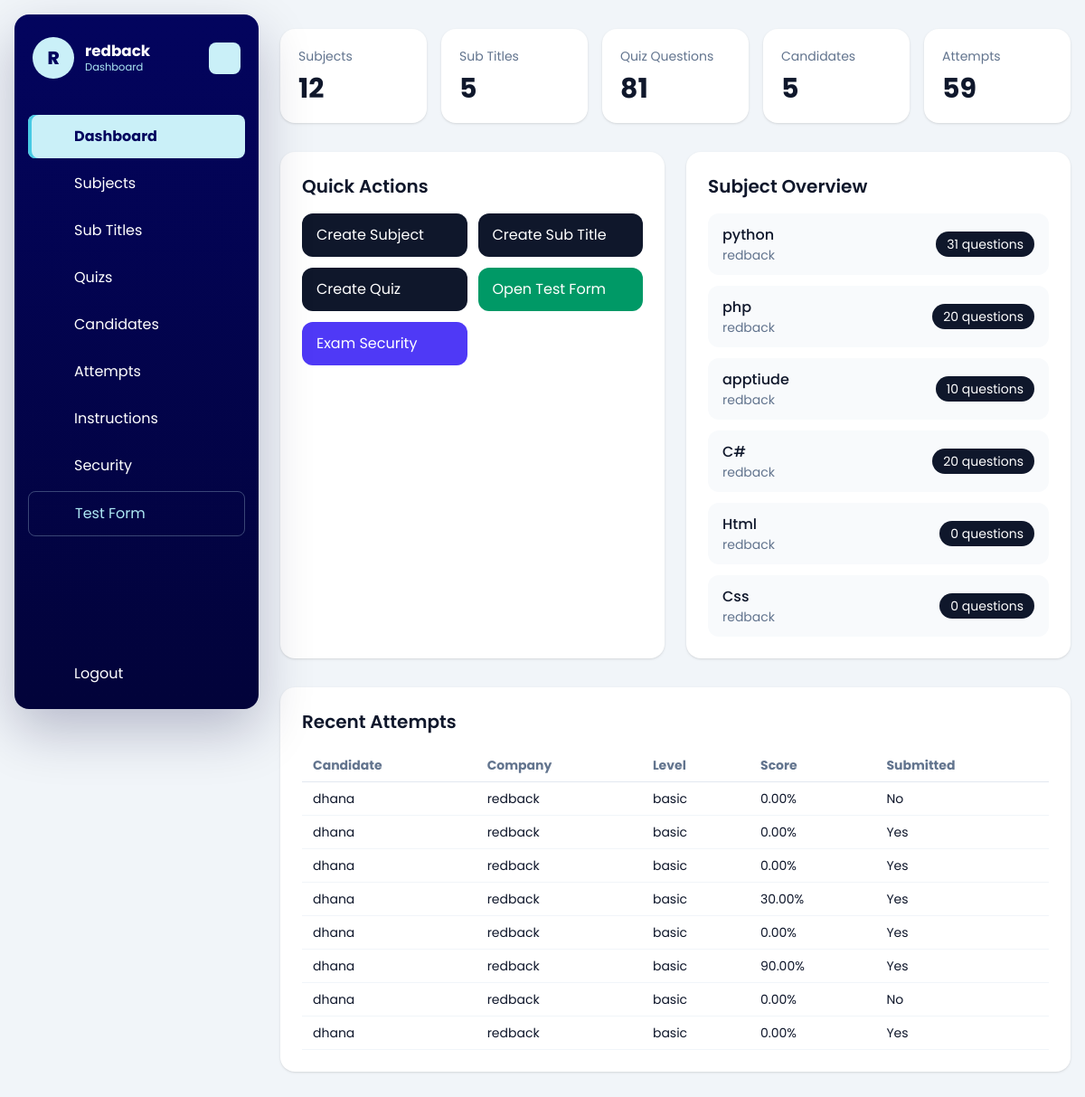
Page /dashboard/ (signed in) on the earlier database version.
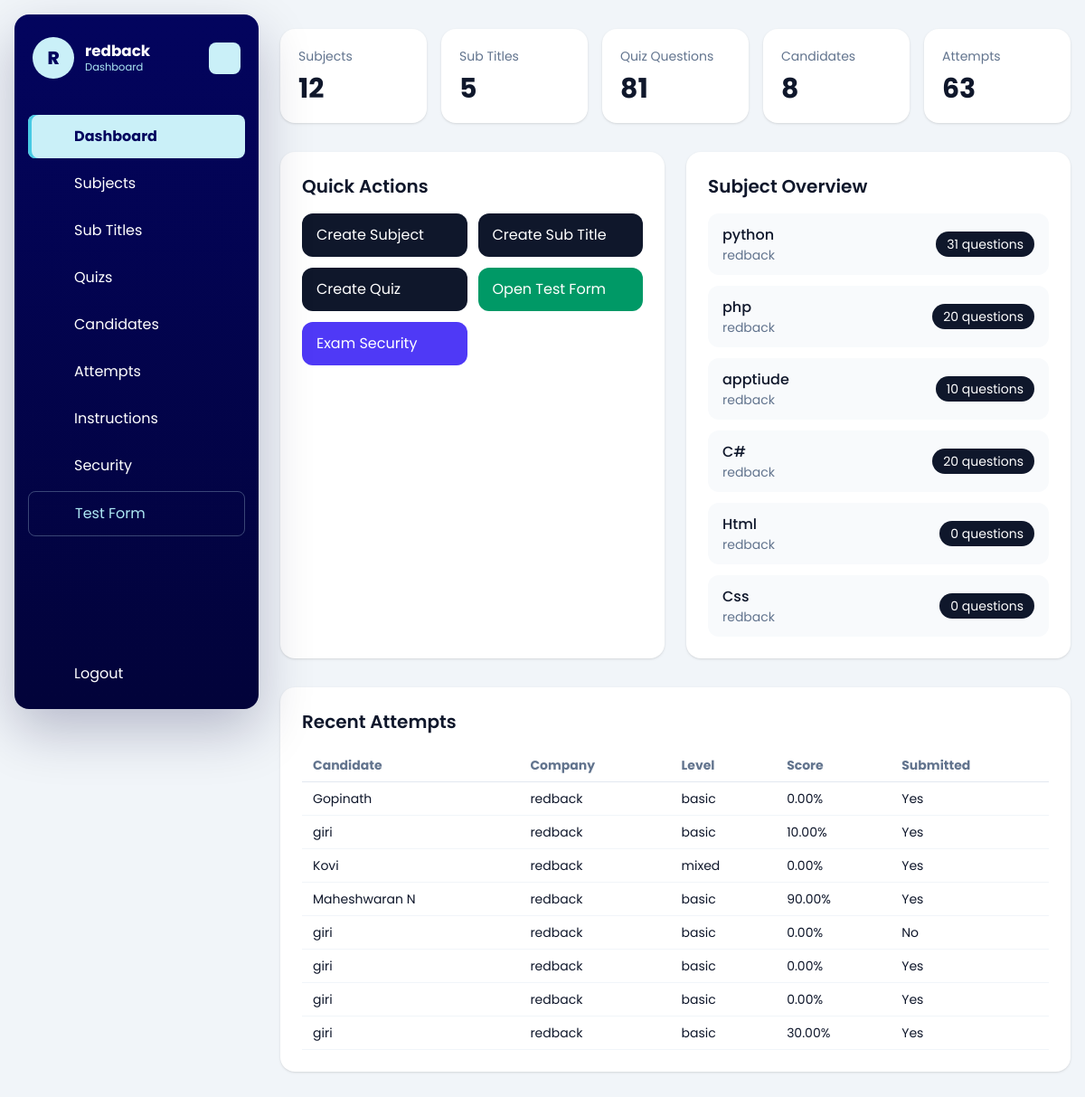
Same page on the later database version.
### dashboard/models.py (models this page shows, shortened)
class TestSubject(models.Model):
    company = models.ForeignKey(Company, on_delete=models.CASCADE, related_name='subjects')
    subject = models.CharField(max_length=150)
    subject_svg = models.TextField(blank=True, null=True)
    created_at = models.DateTimeField(auto_now_add=True)
    class Meta:
        ordering = ['subject']
        unique_together = ('company', 'subject')

class Company(models.Model):
    name = models.CharField(max_length=150)
    image = models.ImageField(upload_to='company/', blank=True, null=True)
    email = models.EmailField(unique=True)
    password = models.CharField(max_length=128)
    is_active = models.BooleanField(default=True)
    test_instructions = models.TextField(
        default=DEFAULT_TEST_INSTRUCTIONS,
        blank=True,
        help_text='Instructions shown to candidates in the online test instructions drawer.',
    )
    allow_full_screen_lock = models.BooleanField(default=False)
    allow_pause_lock = models.BooleanField(default=False)
    allow_tab_switch_guard = models.BooleanField(default=False)
    allow_copy_paste_block = models.BooleanField(default=False)
    allow_right_click_disable = models.BooleanField(default=False)
    full_screen_lock = models.BooleanField(default=False)
    pause_lock = models.BooleanField(default=False)
    tab_switch_guard_enabled = models.BooleanField(default=False)
    copy_paste_block_enabled = models.BooleanField(default=False)
    right_click_disable_enabled = models.BooleanField(default=False)
    max_violation_warnings = models.PositiveIntegerField(default=3)
    exam_control_password = models.CharField(max_length=128, blank=True)
    created_at = models.DateTimeField(auto_now_add=True)
    updated_at = models.DateTimeField(auto_now=True)
    class Meta:
        ordering = ['name']
        verbose_name_plural = 'Companies'

### quiz/models.py (models this page shows, shortened)
class CandidateTestAttempt(models.Model):
    SESSION_SINGLE = 'single'
    SESSION_MULTI = 'multi'
    SESSION_CHOICES = [
        (SESSION_SINGLE, 'Single'),
        (SESSION_MULTI, 'Multi'),
    ]
    candidate = models.ForeignKey(Candidate, on_delete=models.CASCADE, related_name='attempts')
    company = models.ForeignKey(Company, on_delete=models.CASCADE, related_name='attempts')
    public_slug = models.CharField(max_length=190, unique=True, blank=True, db_index=True)
    session_type = models.CharField(max_length=10, choices=SESSION_CHOICES)
    level = models.CharField(max_length=20)
    question_count = models.PositiveIntegerField()
    duration_minutes = models.PositiveIntegerField()
    selected_subjects = models.JSONField(default=list, blank=True)
    selected_sub_titles = models.JSONField(default=list, blank=True)
    answers_json = models.JSONField(default=list, blank=True)
    correct_count = models.PositiveIntegerField(default=0)
    wrong_count = models.PositiveIntegerField(default=0)
    percentage = models.DecimalField(max_digits=5, decimal_places=2, default=0)
    started_at = models.DateTimeField(blank=True, null=True)
    submitted_at = models.DateTimeField(blank=True, null=True)
    is_submitted = models.BooleanField(default=False)
    is_paused = models.BooleanField(default=False)
    paused_at = models.DateTimeField(blank=True, null=True)
    total_paused_seconds = models.PositiveIntegerField(default=0)
    full_screen_lock_enabled = models.BooleanField(default=False)
    pause_lock_enabled = models.BooleanField(default=False)
    tab_switch_guard_enabled = models.BooleanField(default=False)
    copy_paste_block_enabled = models.BooleanField(default=False)
    right_click_disable_enabled = models.BooleanField(default=False)
    max_violation_warnings = models.PositiveIntegerField(default=3)
    tab_switch_count = models.PositiveIntegerField(default=0)
    warning_count = models.PositiveIntegerField(default=0)
    last_violation_at = models.DateTimeField(blank=True, null=True)
    violation_log_json = models.JSONField(default=list, blank=True)
    created_at = models.DateTimeField(auto_now_add=True)
    class Meta:
        ordering = ['-created_at']

class Candidate(models.Model):
    name = models.CharField(max_length=150)
    email = models.EmailField()
    designation_tech = models.CharField(max_length=150)
    created_at = models.DateTimeField(auto_now_add=True)
    class Meta:
        ordering = ['name']

### dashboard/views.py (the view)
# urls.py: path('', views.dashboard_home, name='home'),
@company_login_required
def dashboard_home(request):
    company = request.company
    context = {
        'subject_count': TestSubject.objects.filter(company=company).count(),
        'subtitle_count': SubTitle.objects.filter(test_subject__company=company).count(),
        'quiz_count': Quiz.objects.filter(test_subject__company=company).count(),
        'candidate_count': Candidate.objects.filter(attempts__company=company).distinct().count(),
        'attempt_count': CandidateTestAttempt.objects.filter(company=company).count(),
        'subjects': TestSubject.objects.filter(company=company).select_related('company').annotate(
            quiz_total=Count('quizzes')
        )[:6],
        'recent_attempts': CandidateTestAttempt.objects.filter(company=company).select_related(
            'candidate', 'company'
        )[:8],
        'company': company,
    }
    return render(request, 'dashboard/home.html', context)

### dashboard/views.py (called while the page is built)
def get_logged_in_company(request):
    company_id = request.session.get('company_id')
    if not company_id:
        return None
    return Company.objects.filter(id=company_id, is_active=True).first()

def company_login_required(view_func):
    @wraps(view_func)
    def wrapper(request, *args, **kwargs):
        company = get_logged_in_company(request)
        if not company:
            return redirect(f"{reverse('dashboard:login')}?next={request.path}")
        request.company = company
        return view_func(request, *args, **kwargs)
    return wrapper

### templates/dashboard/home.html (shortened to what the changed rows need)
{% extends "base.html" %}
{% block content %}
<section class="grid gap-4 md:grid-cols-5">
    <div class="rounded-2xl bg-white p-5 shadow-sm">
        <p class="text-sm text-slate-500">Candidates</p>
        <p class="mt-2 text-3xl font-bold">{{ candidate_count }}</p>
    </div>
    <div class="rounded-2xl bg-white p-5 shadow-sm">
        <p class="text-sm text-slate-500">Attempts</p>
        <p class="mt-2 text-3xl font-bold">{{ attempt_count }}</p>
    </div>
</section>
<section class="mt-8 grid gap-6 lg:grid-cols-2">
    <div class="rounded-2xl bg-white p-6 shadow-sm">
        <div class="mb-4 flex items-center justify-between">
            <h2 class="text-xl font-semibold">Quick Actions</h2>
        </div>
    </div>
    <div class="rounded-2xl bg-white p-6 shadow-sm">
        <h2 class="text-xl font-semibold">Subject Overview</h2>
        <div class="mt-4 space-y-3">
            {% for subject in subjects %}
                <div class="flex items-center justify-between rounded-xl bg-slate-50 px-4 py-3">
                    <div>
                        <p class="font-medium">{{ subject.subject }}</p>
                        <p class="text-sm text-slate-500">{{ subject.company.name }}</p>
                    </div>
                    <span class="rounded-full bg-slate-900 px-3 py-1 text-sm text-white">{{ subject.quiz_total }} questions</span>
                </div>
            {% empty %}
                <p class="text-slate-500">No subjects created yet.</p>
            {% endfor %}
        </div>
    </div>
</section>
<section class="mt-8 rounded-2xl bg-white p-6 shadow-sm">
    <h2 class="text-xl font-semibold">Recent Attempts</h2>
    <div class="mt-4 overflow-x-auto">
        <table class="min-w-full text-left text-sm">
            <thead class="border-b border-slate-200 text-slate-500">
                <tr>
                    <th class="px-3 py-2">Candidate</th>
                    <th class="px-3 py-2">Company</th>
                    <th class="px-3 py-2">Level</th>
                    <th class="px-3 py-2">Score</th>
                    <th class="px-3 py-2">Submitted</th>
                </tr>
            </thead>
            <tbody>
                {% for attempt in recent_attempts %}
                    <tr class="border-b border-slate-100">
                        <td class="px-3 py-2">{{ attempt.candidate.name }}</td>
                        <td class="px-3 py-2">{{ attempt.company.name }}</td>
                        <td class="px-3 py-2">{{ attempt.level }}</td>
                        <td class="px-3 py-2">{{ attempt.percentage }}%</td>
                        <td class="px-3 py-2">{{ attempt.is_submitted|yesno:"Yes,No" }}</td>
                    </tr>
                {% empty %}
                    <tr>
                        <td colspan="5" class="px-3 py-6 text-center text-slate-500">No test attempts yet.</td>
                    </tr>
                {% endfor %}
            </tbody>
        </table>
    </div>
</section>
{% endblock %}

Differences in the rows shown:
no longer on this page (row unchanged): CandidateTestAttempt: candidate.name "dhana", company.name "redback", level "basic", percentage "0.00", is_submitted "Yes"
no longer on this page (row unchanged): CandidateTestAttempt: candidate.name "dhana", company.name "redback", level "basic", percentage "90.00", is_submitted "Yes"
no longer on this page (row unchanged): CandidateTestAttempt: candidate.name "dhana", company.name "redback", level "basic", percentage "0.00", is_submitted "No"
no longer on this page (row unchanged): CandidateTestAttempt: candidate.name "dhana", company.name "redback", level "basic", percentage "0.00", is_submitted "Yes"
added CandidateTestAttempt: candidate.name "Gopinath", company.name "redback", level "basic", percentage "0.00", is_submitted "Yes"
added CandidateTestAttempt: candidate.name "giri", company.name "redback", level "basic", percentage "10.00", is_submitted "Yes"
added CandidateTestAttempt: candidate.name "Kovi", company.name "redback", level "mixed", percentage "0.00", is_submitted "Yes"
added CandidateTestAttempt: candidate.name "Maheshwaran N", company.name "redback", level "basic", percentage "90.00", is_submitted "Yes"
changed through a linked row, CandidateTestAttempt "No": candidate.name "dhana" → "giri"
changed through a linked row, CandidateTestAttempt (number 6 of 8 on the later page): candidate.name "dhana" → "giri"
changed through a linked row, CandidateTestAttempt (number 7 of 8 on the later page): candidate.name "dhana" → "giri"
changed through a linked row, CandidateTestAttempt (number 8 of 8 on the later page): candidate.name "dhana" → "giri"
Other differences:
{{ candidate_count }}: "5" → "8"
{{ attempt_count }}: "59" → "63"
